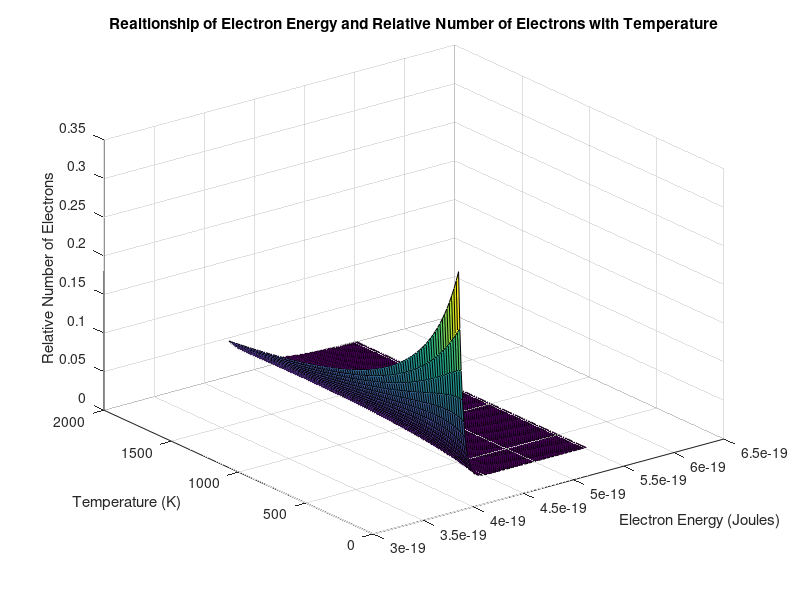

The MATLAB source for this figure:
% Plot a 3-D representation of the relative number of electrons vs electron energy
% vs temperature for the conditions given in (a) above and an acceleration
% potential of Va = 10kV

q  = 1.602*power(10,-19);
k  = 1.380*power(10,-23);
wf = 2.65*q;
T  = linspace(293,2000, 100);

dE = linspace(wf,1.3*wf, 100);
[dde, tt] = meshgrid(dE,T);

f = linspace(1,100,1);
f = 1./(1+exp(dde./(k.*tt)));
% Normalizing fermi destribution
fnorm= f./sum(f,2);
surf(dde,tt,fnorm)
title('Realtionship of Electron Energy and Relative Number of Electrons with Temperature')
xlabel('Electron Energy (Joules)')
ylabel('Temperature (K)')
zlabel('Relative Number of Electrons')
